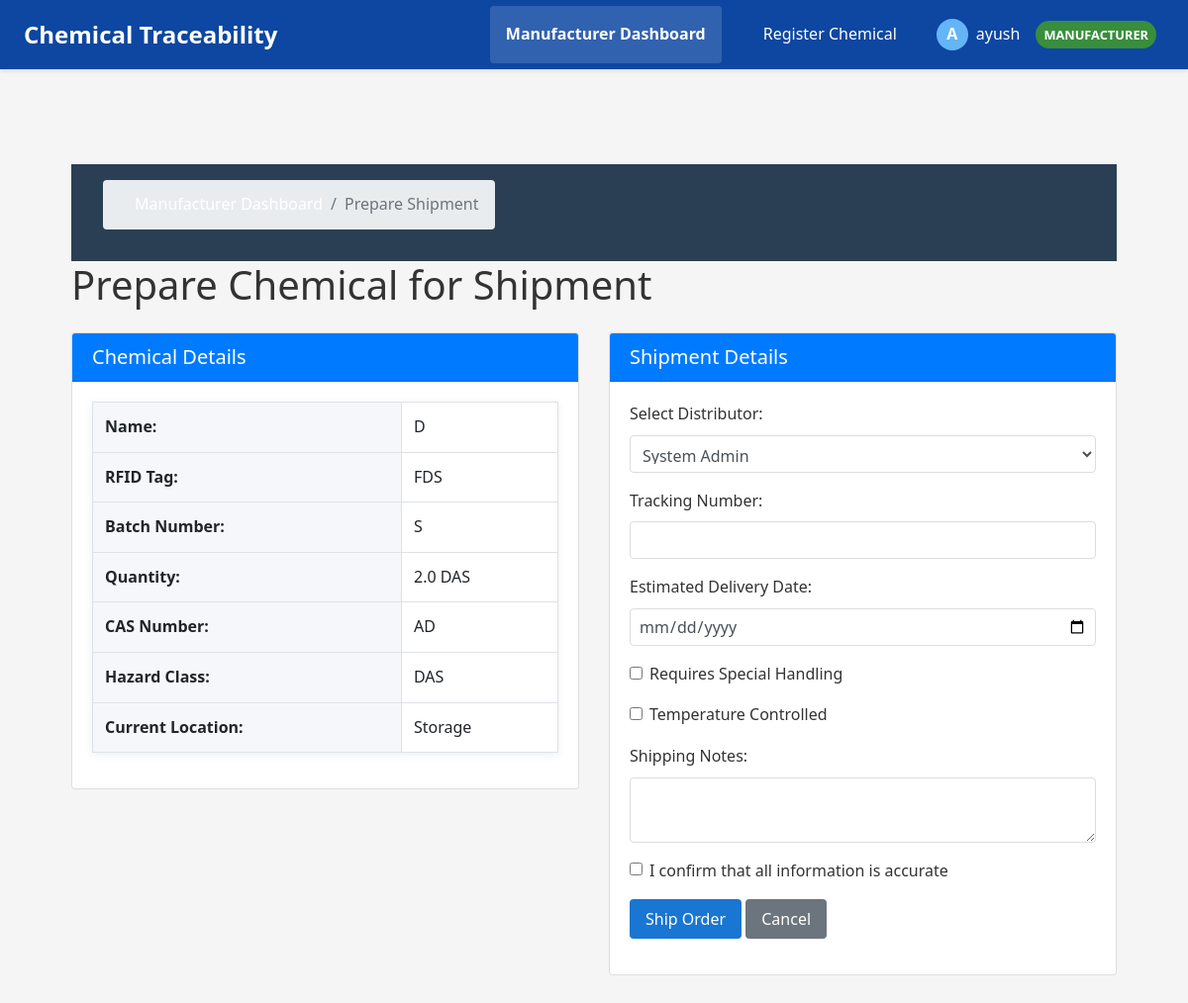
/manufacturer/prepare-shipment/14 (signed in), run on the app's committed database.
### app/models.py (models this page shows, shortened)
class User(UserMixin, db.Model):
    id = db.Column(db.Integer, primary_key=True)
    username = db.Column(db.String(80), unique=True, nullable=False)
    email = db.Column(db.String(120), unique=True, nullable=False)
    password_hash = db.Column(db.String(128), nullable=False)
    first_name = db.Column(db.String(50), nullable=True)
    last_name = db.Column(db.String(50), nullable=True)
    role = db.Column(db.Enum(RoleType), nullable=False)
    active = db.Column(db.Boolean, default=True)
    created_at = db.Column(db.DateTime, default=datetime.utcnow)
    last_login = db.Column(db.DateTime, nullable=True)
    organization_id = db.Column(db.Integer, db.ForeignKey('organization.id'))
    is_admin = db.Column(db.Boolean, default=False)
    def has_role(self, role_type):
        if self.is_admin:
            return True
        if role_type == RoleType.ADMIN:
            return self.is_admin
        if role_type == RoleType.MANUFACTURER:
            return self.organization and self.organization.can_manufacture and self.role == RoleType.MANUFACTURER
        if role_type == RoleType.DISTRIBUTOR:
            return self.organization and self.organization.can_distribute and self.role == RoleType.DISTRIBUTOR
        if role_type == RoleType.CUSTOMER:
            return self.organization and self.organization.can_receive and self.role == RoleType.CUSTOMER
        return False

class Chemical(db.Model):
    id = db.Column(db.Integer, primary_key=True)
    name = db.Column(db.String(80), nullable=False)
    rfid_tag = db.Column(db.String(120), unique=True, nullable=False)
    quantity = db.Column(db.Float, nullable=True)
    unit = db.Column(db.String(20), nullable=True)
    expiry_date = db.Column(db.Date, nullable=True)
    storage_condition = db.Column(db.String(100), nullable=True)
    received_date = db.Column(db.Date, nullable=True)
    batch_number = db.Column(db.String(50), nullable=True)
    hazard_class = db.Column(db.String(50), nullable=True)
    cas_number = db.Column(db.String(50), nullable=True)
    description = db.Column(db.Text, nullable=True)
    current_location = db.Column(db.String(120), nullable=False, default='Storage')
    created_at = db.Column(db.DateTime, default=datetime.utcnow)
    last_updated = db.Column(db.DateTime, default=datetime.utcnow, onupdate=datetime.utcnow)
    registered_by_user_id = db.Column(db.Integer, db.ForeignKey('user.id'), nullable=False)
    manufacturer_org_id = db.Column(db.Integer, db.ForeignKey('organization.id'), nullable=False)
    current_custodian_org_id = db.Column(db.Integer, db.ForeignKey('organization.id'), nullable=False)
    registered_by = db.relationship('User', foreign_keys=[registered_by_user_id], backref='registered_chemicals')
    manufacturer_org = db.relationship('Organization', foreign_keys=[manufacturer_org_id], backref='manufactured_chemicals')
    current_custodian = db.relationship('Organization', foreign_keys=[current_custodian_org_id], backref='possessed_chemicals')

### app/routes/manufacturer.py (the view, shortened to what this page needs)
@manufacturer_bp.route('/prepare-shipment/<int:chemical_id>', methods=['GET', 'POST'])
@login_required
@manufacturer_required
def prepare_shipment(chemical_id):
    chemical = Chemical.query.get_or_404(chemical_id)
    if chemical.manufacturer_org_id != current_user.organization_id:
        flash('You do not have permission to prepare this chemical for shipment.', 'error')
        return redirect(url_for('manufacturer_bp.dashboard'))
    if chemical.current_location != 'Storage':
        flash('This chemical is not available for shipment.', 'warning')
        return redirect(url_for('manufacturer_bp.dashboard'))
    distributors = Organization.query.filter_by(can_distribute=True, active=True).all()
    form = ShipmentForm()
    form.carrier.choices = [(str(d.id), d.name) for d in distributors]
    return render_template(
        'manufacturer/prepare_shipment.html',
        chemical=chemical,
        distributors=distributors,
        form=form
    )

### app/forms.py
class ShipmentForm(FlaskForm):
    tracking_number = StringField('Tracking Number', validators=[DataRequired(), Length(max=100)])
    carrier = SelectField('Carrier', choices=[
        ('fedex', 'FedEx'),
        ('ups', 'UPS'),
        ('dhl', 'DHL'),
        ('usps', 'USPS'),
        ('other', 'Other')
    ], validators=[DataRequired()])
    estimated_delivery = DateTimeField('Estimated Delivery Date', format='%Y-%m-%d', validators=[DataRequired()])
    special_handling = BooleanField('Requires Special Handling')
    handling_instructions = TextAreaField('Handling Instructions', validators=[Optional(), Length(max=500)])
    temperature_controlled = BooleanField('Temperature Controlled')
    min_temperature = FloatField('Minimum Temperature (°C)', validators=[Optional()])
    max_temperature = FloatField('Maximum Temperature (°C)', validators=[Optional()])
    notes = TextAreaField('Shipping Notes', validators=[Optional(), Length(max=500)])
    confirm_accuracy = BooleanField('I confirm that all information is accurate', validators=[DataRequired()])
    submit = SubmitField('Ship Order')

### app/templates/manufacturer/prepare_shipment.html (shortened to what this page needs)
{% extends 'base.html' %}
{% block content %}
<div class="container mt-4">
    <div class="row">
        <div class="col-12">
            <nav aria-label="breadcrumb">
                <ol class="breadcrumb">
                    <li class="breadcrumb-item"><a href="{{ url_for('manufacturer_bp.dashboard') }}">Manufacturer Dashboard</a></li>
                    <li class="breadcrumb-item active">Prepare Shipment</li>
                </ol>
            </nav>
            <h1 class="mb-4">Prepare Chemical for Shipment</h1>
        </div>
    </div>
    <div class="row">
        <div class="col-md-6">
            <div class="card mb-4">
                <div class="card-header bg-primary text-white">
                    <h5 class="card-title mb-0">Chemical Details</h5>
                </div>
                <div class="card-body">
                    <table class="table table-bordered">
                        <tr>
                            <th>Name:</th>
                            <td>{{ chemical.name }}</td>
                        </tr>
                        <tr>
                            <th>RFID Tag:</th>
                            <td>{{ chemical.rfid_tag }}</td>
                        </tr>
                        <tr>
                            <th>Batch Number:</th>
                            <td>{{ chemical.batch_number }}</td>
                        </tr>
                        <tr>
                            <th>Quantity:</th>
                            <td>{{ chemical.quantity }} {{ chemical.unit }}</td>
                        </tr>
                        <tr>
                            <th>CAS Number:</th>
                            <td>{{ chemical.cas_number }}</td>
                        </tr>
                        <tr>
                            <th>Hazard Class:</th>
                            <td>{{ chemical.hazard_class }}</td>
                        </tr>
                        <tr>
                            <th>Current Location:</th>
                            <td>{{ chemical.current_location }}</td>
                        </tr>
                    </table>
                </div>
            </div>
        </div>
        <div class="col-md-6">
            <div class="card">
                <div class="card-header bg-primary text-white">
                    <h5 class="card-title mb-0">Shipment Details</h5>
                </div>
                <div class="card-body">
                    <form method="POST" action="{{ url_for('manufacturer_bp.prepare_shipment', chemical_id=chemical.id) }}">
                        <div class="form-group mb-3">
                            <label for="carrier">Select Distributor:</label>
                            {{ form.carrier(class="form-control") }}
                        </div>
                        <div class="form-group mb-3">
                            <label for="tracking_number">Tracking Number:</label>
                            {{ form.tracking_number(class="form-control") }}
                        </div>
                        <div class="form-group mb-3">
                            <label for="estimated_delivery">Estimated Delivery Date:</label>
                            {{ form.estimated_delivery(class="form-control", type="date") }}
                        </div>
                        <div class="form-check mb-3">
                            {{ form.special_handling(class="form-check-input") }}
                            <label class="form-check-label" for="special_handling">
                                Requires Special Handling
                            </label>
                        </div>
                        <div class="form-check mb-3">
                            {{ form.temperature_controlled(class="form-check-input") }}
                            <label class="form-check-label" for="temperature_controlled">
                                Temperature Controlled
                            </label>
                        </div>
                        <div class="form-group mb-3">
                            <label for="notes">Shipping Notes:</label>
                            {{ form.notes(class="form-control") }}
                        </div>
                        <div class="form-check mb-3">
                            {{ form.confirm_accuracy(class="form-check-input") }}
                            <label class="form-check-label" for="confirm_accuracy">
                                I confirm that all information is accurate
                            </label>
                        </div>
                        <div class="form-group">
                            {{ form.submit(class="btn btn-primary") }}
                            <a href="{{ url_for('manufacturer_bp.dashboard') }}" class="btn btn-secondary">Cancel</a>
                        </div>
                    </form>
                </div>
            </div>
        </div>
    </div>
</div>
{% endblock %}

### app/templates/base.html (shortened to what this page needs)
<!DOCTYPE html>
<html lang="en">
<head>
    <link rel="stylesheet" href="https://stackpath.bootstrapcdn.com/bootstrap/4.5.2/css/bootstrap.min.css">
    <link rel="stylesheet" href="{{ url_for('static', filename='style.css') }}">
</head>
<body>
    <nav class="navbar">
        <div class="logo">Chemical Traceability</div>
        <div class="nav-links">
            {% if current_user.is_authenticated %}
                {% if current_user.role.name == 'MANUFACTURER' %}
                <a href="{{ url_for('manufacturer_bp.dashboard') }}" class="dashboard-btn"><strong>Manufacturer Dashboard</strong></a>
                <a href="{{ url_for('manufacturer_bp.register_chemical') }}">Register Chemical</a>
                {% endif %}
                <div class="user-menu">
                    <div class="user-info" onclick="toggleDropdown()">
                        <div class="user-avatar">{{ current_user.username[0].upper() }}</div>
                        <span class="username">{{ current_user.username }}</span>
                        <span class="role-badge {{ current_user.role.name.lower() }}">{{ current_user.role.name }}</span>
                    </div>
                </div>
            {% else %}
                <a href="{{ url_for('auth.login') }}">Login</a>
                <a href="{{ url_for('auth.register') }}">Register</a>
            {% endif %}
        </div>
    </nav>
    <div class="container">
        <main>
            {% block content %}{% endblock %}
        </main>
    </div>
</body>
</html>

### app/static/style.css (style rules this page uses)
body { font-family: 'Segoe UI', Arial, sans-serif; background: #f4f6fb; margin: 0; padding: 0; color: #333; line-height: 1.6; }
nav { background: #2a3f54; color: #fff; padding: 1rem 2rem; display: flex; align-items: center; justify-content: space-between; }
nav a { color: #fff; text-decoration: none; margin-left: 1rem; font-weight: 500; }
main { padding: 2rem; }
table { width: 100%; border-collapse: collapse; background: #fff; box-shadow: 0 2px 8px rgba(44,62,80,0.08); margin-bottom: 2rem; }
th, td { padding: 0.75rem 1rem; border-bottom: 1px solid #eaeaea; text-align: left; }
th { background: #f5f7fa; font-weight: 600; }

### app/templates/base.html (style rules this page uses)
body { font-family: 'Segoe UI', Tahoma, Geneva, Verdana, sans-serif; margin: 0; padding: 0; background-color: #f5f5f5; }
.navbar { background-color: #0d47a1; color: white; display: flex; justify-content: space-between; align-items: center; padding: 0 1.5rem; box-shadow: 0 2px 4px rgba(0,0,0,0.1); }
.logo { font-size: 1.5rem; font-weight: bold; padding: 1rem 0; }
.nav-links { display: flex; align-items: center; }
.nav-links a { color: white; text-decoration: none; padding: 1rem; display: inline-block; transition: background-color 0.3s; }
.user-menu { position: relative; display: inline-block; margin-left: 1rem; }
.user-info { display: flex; align-items: center; cursor: pointer; padding: 0.5rem; border-radius: 4px; }
.user-avatar { width: 32px; height: 32px; border-radius: 50%; margin-right: 0.5rem; background-color: #64b5f6; color: white; display: flex; align-items: center; justify-content: center; font-weight: bold; }
.username { margin-right: 0.5rem; }
.role-badge { display: inline-block; padding: 0.25rem 0.5rem; border-radius: 20px; font-size: 0.8rem; margin-left: 0.5rem; text-transform: uppercase; font-weight: bold; }
.manufacturer { background-color: #388e3c; color: white; }
.container { max-width: 1200px; margin: 0 auto; padding: 1.5rem; }
main { padding: 1.5rem; }
.form-group { margin-bottom: 1rem; }
.form-group label { display: block; margin-bottom: 0.5rem; font-weight: 500; }
.form-control { width: 100%; padding: 0.5rem; border: 1px solid #ddd; border-radius: 4px; font-size: 1rem; box-sizing: border-box; }
.btn { display: inline-block; padding: 0.5rem 1rem; border: none; border-radius: 4px; cursor: pointer; text-decoration: none; font-size: 1rem; text-align: center; }
.btn-primary { background-color: #1976d2; color: white; }
.dashboard-btn { background-color: rgba(255, 255, 255, 0.15); border-radius: 4px; margin-right: 10px; font-weight: bold; }

### data on the page
User: username "A", username "ayush", role.name "MANUFACTURER"
Chemical: name "D", rfid_tag "FDS", batch_number "S", quantity "2.0", unit "DAS", cas_number "AD", hazard_class "DAS", current_location "Storage"
